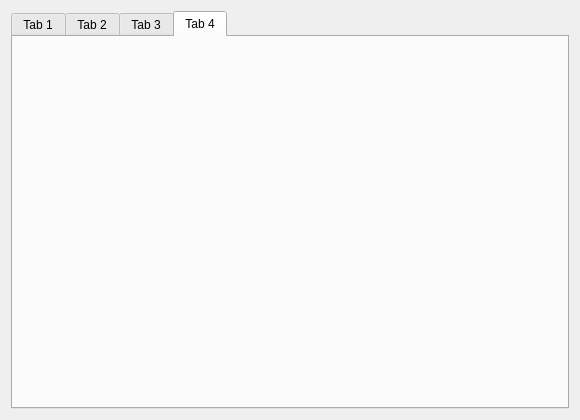
<?xml version="1.0" encoding="UTF-8"?>
<ui version="4.0">
 <class>MainWidget</class>
 <widget class="QWidget" name="MainWidget">
  <property name="geometry">
   <rect>
    <x>0</x>
    <y>0</y>
    <width>580</width>
    <height>420</height>
   </rect>
  </property>
  <property name="windowTitle">
   <string>MainWidget</string>
  </property>
  <layout class="QVBoxLayout" name="verticalLayout">
   <item>
    <widget class="QTabWidget" name="pTabWidget">
     <property name="currentIndex">
      <number>3</number>
     </property>
     <widget class="QWidget" name="pTab1">
      <attribute name="title">
       <string>Tab 1</string>
      </attribute>
     </widget>
     <widget class="QWidget" name="pTab2">
      <attribute name="title">
       <string>Tab 2</string>
      </attribute>
     </widget>
     <widget class="QWidget" name="pTab3">
      <attribute name="title">
       <string>Tab 3</string>
      </attribute>
     </widget>
     <widget class="QWidget" name="pTab4">
      <attribute name="title">
       <string>Tab 4</string>
      </attribute>
     </widget>
    </widget>
   </item>
  </layout>
 </widget>
 <resources/>
 <connections/>
</ui>
